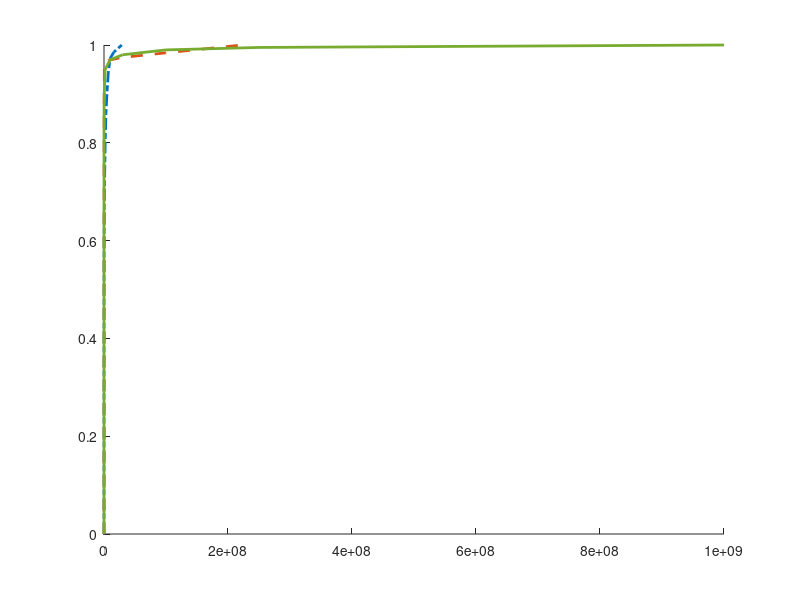

Write the MATLAB code that produced this figure. (Note: this script raises an error after producing the figure.)

%%

% read traffic files:

% pfabric websearch workload:
data=csvread('websearch.csv');
flowsize=data(:,1).';
cdf=data(:,2).';
bytes=[0 flowsize(2:end).*diff(cdf)];
bytes=bytes/sum(bytes);
bytes=cumsum(bytes);

% FB Hadoop - interrack:
data=csvread('FB_Hadoop_Inter_Rack_FlowCDF.csv');
flowsize1=data(:,1).';
cdf1=data(:,2).';
bytes1=[0 flowsize1(2:end).*diff(cdf1)];
bytes1=bytes1/sum(bytes1);
bytes1=cumsum(bytes1);
% avg_flowsize1=sum(flowsize1(2:end).*diff(cdf1)) % bytes / flow

% pfabric datamining workload:
data=csvread('datamining.csv');
flowsize2=data(:,1).';
cdf2=data(:,2).';
bytes2=[0 flowsize2(2:end).*diff(cdf2)];
bytes2=bytes2/sum(bytes2);
bytes2=cumsum(bytes2);
% avg_flowsize2=sum(flowsize2(2:end).*diff(cdf2)) % bytes / flow

%% cdf 1:

figure;
hold on;
h1=plot(flowsize,cdf,'-.','linewidth',2);
h2=plot(flowsize1,cdf1,'--','linewidth',2);
plot(0,0);
plot(0,0);
h3=plot(flowsize2,cdf2,'-','linewidth',2);

ax=gca;
ax.FontSize=14;
ax.XScale='log';
grid on;
box on;
xlim([10^2 10^9]);
hleg=legend([h3 h1 h2],'Datamining [21]','Websearch [4]','Hadoop [39]');
hleg.Location='southeast';
hleg.FontSize=12;
xlabel('Flow size (bytes)');
ylabel('CDF of flows');
ax.MinorGridLineStyle='none';
ax.XTick=[10^2 10^3 10^4 10^5 10^6 10^7 10^8 10^9];

fig=gcf;
fig.Position=[543.2857 506.1429 560.000 230.2857];

ax.XColor=[0 0 0];
ax.YColor=[0 0 0];
ax.GridColor=[0 0 0];
ax.MinorGridColor=[0 0 0];
ax.GridAlpha=.1;

fig = gcf;
fig.PaperPositionMode = 'auto';
fig_pos = fig.PaperPosition;
fig.PaperSize = [fig_pos(3) fig_pos(4)];

% print(fig,'traff_1','-dpdf')

%% cdf 2

figure;
hold on;
h1=plot(flowsize,bytes,'-.','linewidth',2);
h2=plot(flowsize1,bytes1,'--','linewidth',2);
plot(0,0);
plot(0,0);
h3=plot(flowsize2,bytes2,'-','linewidth',2);

ax=gca;
ax.FontSize=14;
ax.XScale='log';
grid on;
box on;
xlim([10^2 10^9]);
hleg=legend([h3 h1 h2],'Datamining [21]','Websearch [4]','Hadoop [39]');
hleg.Location='northwest';
hleg.FontSize=12;
xlabel('Flow size (bytes)');
ylabel('CDF of bytes');
ax.MinorGridLineStyle='none';
ax.XTick=[10^2 10^3 10^4 10^5 10^6 10^7 10^8 10^9];

fig=gcf;
fig.Position=[543.2857 506.1429 560.000 230.2857];

ax.XColor=[0 0 0];
ax.YColor=[0 0 0];
ax.GridColor=[0 0 0];
ax.MinorGridColor=[0 0 0];
ax.GridAlpha=.1;

fig.PaperPositionMode = 'auto';
fig_pos = fig.PaperPosition;
fig.PaperSize = [fig_pos(3) fig_pos(4)];

% print(fig,'traff_2','-dpdf')






















